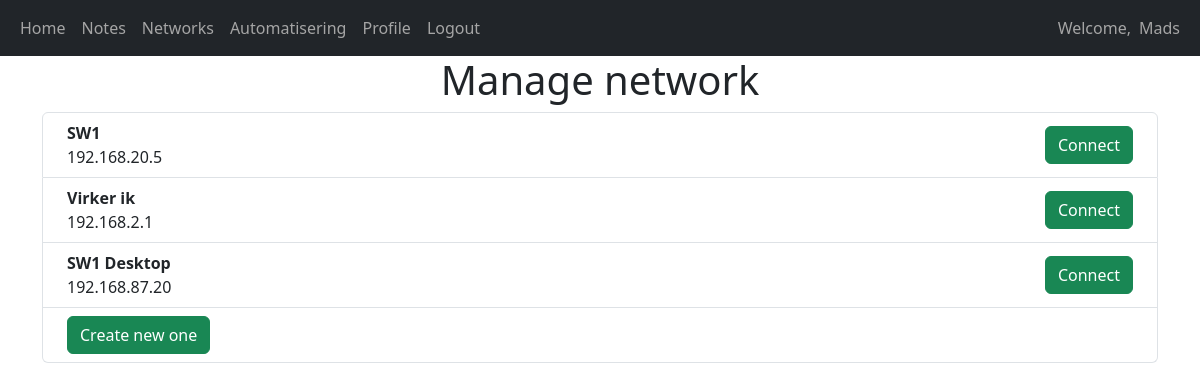
The app's page /networks (signed in), older data.
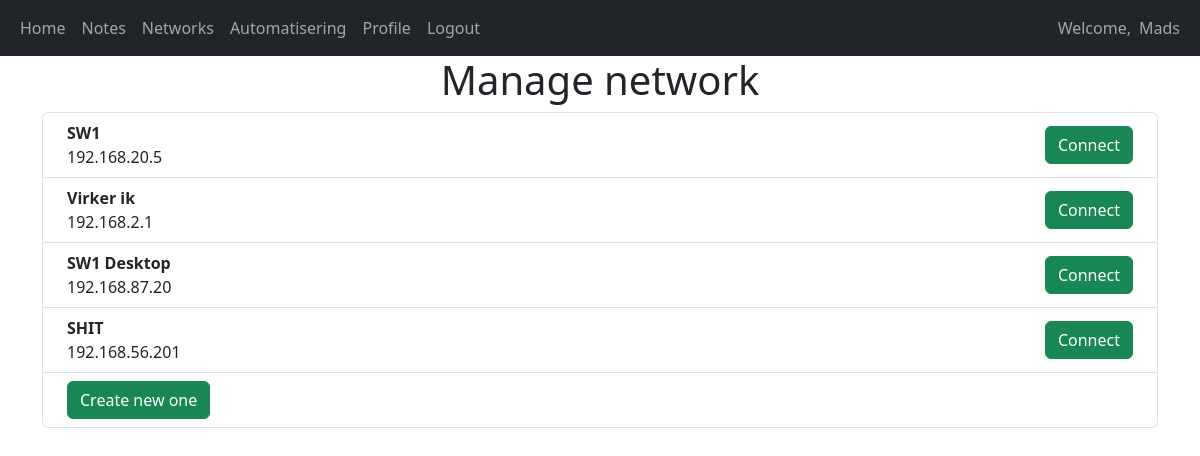
The same page, newer data.
### website/models.py (models this page shows)
class User(db.Model, UserMixin):
    id = db.Column(db.Integer, primary_key=True)
    username = db.Column(db.String(150), unique=True)
    password = db.Column(db.String(150))
    notes = db.relationship('Note')
    networks = db.relationship('Networks')

class Networks(db.Model):
    id = db.Column(db.Integer, primary_key=True)
    network_id = db.Column(db.Integer)
    network_name = db.Column(db.String(100))
    host = db.Column(db.String(100))
    username = db.Column(db.String(100))
    password = db.Column(db.String(100))
    user_id = db.Column(db.Integer, db.ForeignKey('user.id'))
    routers = db.relationship('Routers')

### website/views.py (the view, shortened to what this page needs)
@views.route('/networks', methods=['GET', 'POST'])
@login_required
def networks():
    return render_template('networks.html', user=current_user)

### website/__init__.py (called while the page is built)
def create_app():
    app = Flask(__name__)
    app.config['SECRET_KEY'] = 'secretkey'
    app.config['SQLALCHEMY_DATABASE_URI'] = f'sqlite:///{DB_NAME}'
    db.init_app(app)
    app.config["SESSION_PERMANENT"] = False
    app.config["SESSION_TYPE"] = "filesystem"
    Session(app)
    from .views import views
    from .auth import auth
    from .network_managing import network
    app.register_blueprint(views, url_prefix='/')
    app.register_blueprint(auth, url_prefix='/')
    app.register_blueprint(network, url_prefix='/networks')
    from .models import User, Note, Networks
    with app.app_context():
        db.create_all()
    login_manager = LoginManager()
    login_manager.login_view = 'auth.login'
    login_manager.init_app(app)
    @login_manager.user_loader
    def load_user(id):
        return User.query.get(int(id))
    return app

### website/templates/networks.html (shortened to what this page needs)
{% extends "base.html" %}
{% block content %}
<h1 align="center">Manage network</h1>
<ul class="list-group" id="networks">
    {% for networks in user.networks %}
    <li class="list-group-item d-flex justify-content-between align-items-center">
        <div class="ms-2 me-auto">
            <div class="fw-bold">{{ networks.network_name }}</div>
            {{ networks.host }}
        </div>
        <form action="" method="POST" class="pe-2">
            <button type="submit" class="btn btn-success align-center" name="connect_button"
                value="{{ networks.network_id}}">Connect</button>
        </form>
    </li>
    {% endfor %}
    <li class="list-group-item d-flex justify-content-between align-items-center">
        <form action="" method="POST">
            <div class="ms-2 me-auto">
                <button type="submit" class="btn btn-success align-center" name="create_network_button"
                    value="create_network_button">Create new one</button>
            </div>
        </form>
    </li>
</ul>
{% endblock %}

### website/templates/base.html (shortened to what this page needs)
<!DOCTYPE html>
<html>
    <head>
        <link href="https://cdn.jsdelivr.net/npm/bootstrap@5.3.3/dist/css/bootstrap.min.css" rel="stylesheet">
        <link rel="stylesheet" href="https://cdnjs.cloudflare.com/ajax/libs/font-awesome/4.7.0/css/font-awesome.min.css">
        <link rel="stylesheet" href="{{ url_for('static', filename='styles.css') }}">
    </head>
    <body>
        <nav class="navbar navbar-expand-lg navbar-dark bg-dark">
            <div class="container-fluid">
                <div class="collapse navbar-collapse" id="navbar">
                    <div class="navbar-nav">
                        {% if user.is_authenticated %}
                        <a href="{{ url_for('views.home') }}" class="nav-item nav-link" id="home">Home</a>
                        <a href="{{ url_for('views.notes') }}" class="nav-item nav-link" id="notes">Notes</a>
                        <a href="{{ url_for('views.networks') }}" class="nav-item nav-link" id="networks">Networks</a>
                        <a href="{{ url_for('views.home') }}" class="nav-item nav-link" id="home">Automatisering</a>
                        <a href="{{ url_for('views.home') }}" class="nav-item nav-link" id="home">Profile</a>
                        <a href="{{ url_for('auth.logout') }}" class="nav-item nav-link" id="logout">Logout</a>
                        {% else %}
                        <a href="{{ url_for('auth.login') }}" class="nav-item nav-link" id="login">Login</a>
                        <a href="{{ url_for('auth.register') }}" class="nav-item nav-link" id="register">Register</a>
                        {% endif %}
                    </div>
                </div>
            </div>
            <div>
                <div class="container-fluid">
                    <div class="collapse navbar-collapse" id="navbar">
                        <div class="navbar-nav">
                            {% if user.is_authenticated %}
                            <a class="nav-link welcome" aria-disabled="true">Welcome,</a>
                                <a href="{{ url_for('views.home') }}" class="nav-item nav-link ps-0" id="name">{{ user.username }}</a>
                            {% endif %}
                        </div>
                    </div>
                </div>
            </div>
        </nav>
        <div class="container">
            {% block content %}
            {% endblock %}
        </div>
    </body>
</html>

### website/static/styles.css (style rules this page uses)
.nav-link { color: rgb(165, 165, 165); }

Row changes from the older to the newer data that the page shows:
added Networks: network_name "SHIT", host "192.168.56.201", {{ networks.network_id }} 4 (drawn)
